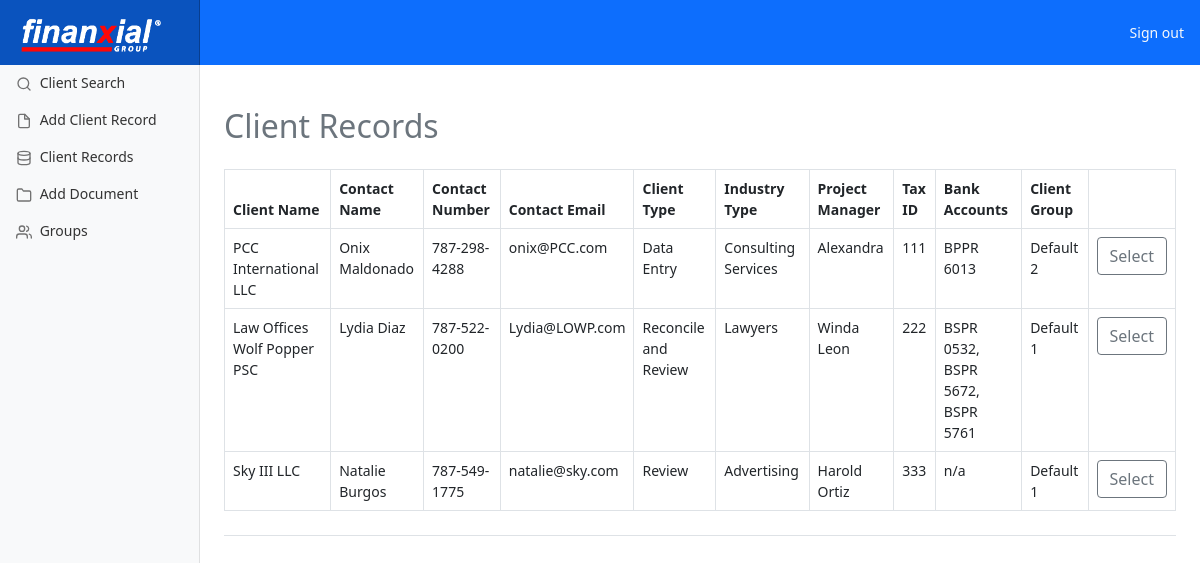
The app's page /records/ (signed in), older data.
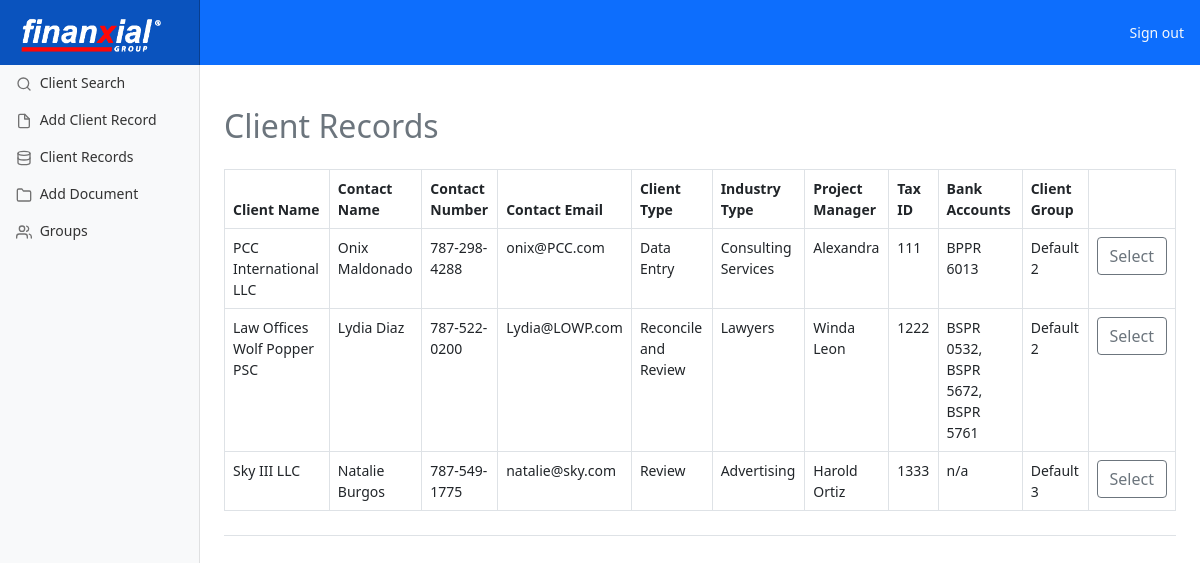
The same page, newer data.
### pages/models.py (models this page shows, shortened)
class Client(models.Model):
    client_type_choices = (
        ('Data Entry', 'Data Entry'),
        ('Reconcile and Review', 'Reconcile and Review'),
        ('Review', 'Review'),
    )
    client_name = models.CharField(max_length=200)
    contact_name = models.CharField(max_length=200)
    contact_number = models.CharField(max_length=200)
    contact_email = models.EmailField(max_length = 200)
    client_type = models.CharField(max_length=200, choices=client_type_choices)
    industry_type = models.CharField(max_length=200)
    project_manager = models.CharField(max_length=200)
    tax_id = models.CharField(max_length=200)
    bank_accounts = models.CharField(max_length=200)
    client_group = models.CharField(max_length=200)

### pages/views.py (the view)
# urls.py: path('records/', views.records, name='records'),
def records(request):
    all_items = Client.objects.all
    return render(request, "records.html", {'all_items': all_items})

### pages/templates/records.html (shortened to what this page needs)
{% extends 'base.html' %}
{% block content %}
{% if user.is_authenticated %}
<main class="col-md-9 ms-sm-auto col-lg-10 px-md-4">
  <br/><br/>
  <h2  class="text-muted">Client Records</h2>
<div class="d-flex justify-content-between flex-wrap flex-md-nowrap align-items-center pt-3 pb-2 mb-3 border-bottom">
{% if all_items %}
      {% if all_items %}
      <div class="table-responsive">
        <table class="table table-bordered table-hover">
          <thead>
            <tr>
              <th>Client Name</th>
              <th>Contact Name</th>
              <th>Contact Number</th>
              <th>Contact Email</th>
              <th>Client Type</th>
              <th>Industry Type</th>
              <th>Project Manager</th>
              <th>Tax ID</th>
              <th>Bank Accounts</th>
              <th>Client Group</th>
              <th> </th>
            </tr>
          </thead>
        {% for items in all_items %}
            <tbody>
              <tr>
                <td>{{ items.client_name }}</td>
                <td>{{ items.contact_name }}</td>
                <td>{{ items.contact_number }}</td>
                <td>{{ items.contact_email }}</td>
                <td>{{ items.client_type }}</td>
                <td>{{ items.industry_type }}</td>
                <td>{{ items.project_manager }}</td>
                <td>{{ items.tax_id }}</td>
                <td>{{ items.bank_accounts }}</td>
                <td>{{ items.client_group }}</td>
                <td><center><a class="btn btn-outline-secondary" href="{% url 'edit' items.id %}" role="button">Select</a></center></td>
              </tr>
            </tbody>
         {% endfor %}
       </table>
     </div>
      {%endif%}
{% endif %}
{% endif %}
{% endblock %}

Row changes from the older to the newer data that the page shows:
changed Client "Law Offices Wolf Popper PSC": tax_id "222" → "1222"; client_group "Default 1" → "Default 2"
changed Client "Sky III LLC": tax_id "333" → "1333"; client_group "Default 1" → "Default 3"
